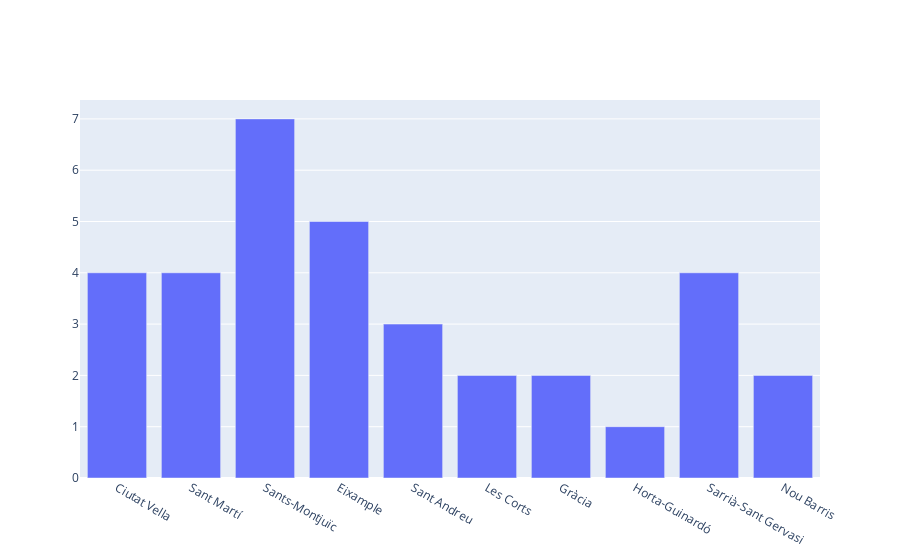

Write notebook code for a chart like this one.
### Markdown cell above
### Tekst voor bovenstaande grafiek

### Code cell
df_transport = df_transport.groupby(['District.Name', 'Transport']).size()
soorten_transport = [4, 4, 7, 5, 3, 2, 2,1, 4, 2]

fig4 = go.Figure([go.Bar(x=districten, y= soorten_transport)])
fig4.show()

### Figure 1 — Plotly figure (JSON) as saved in the notebook; plotly's stock layout.template omitted (floating-point values rounded to 4 significant figures)
{"data": [{"type": "bar", "x": ["Ciutat Vella", "Sant Martí", "Sants-Montjuïc", "Eixample", "Sant Andreu", "Les Corts", "Gràcia", "Horta-Guinardó", "Sarrià-Sant Gervasi", "Nou Barris"], "y": [4, 4, 7, 5, 3, 2, 2, 1, 4, 2]}], "layout": {}}
